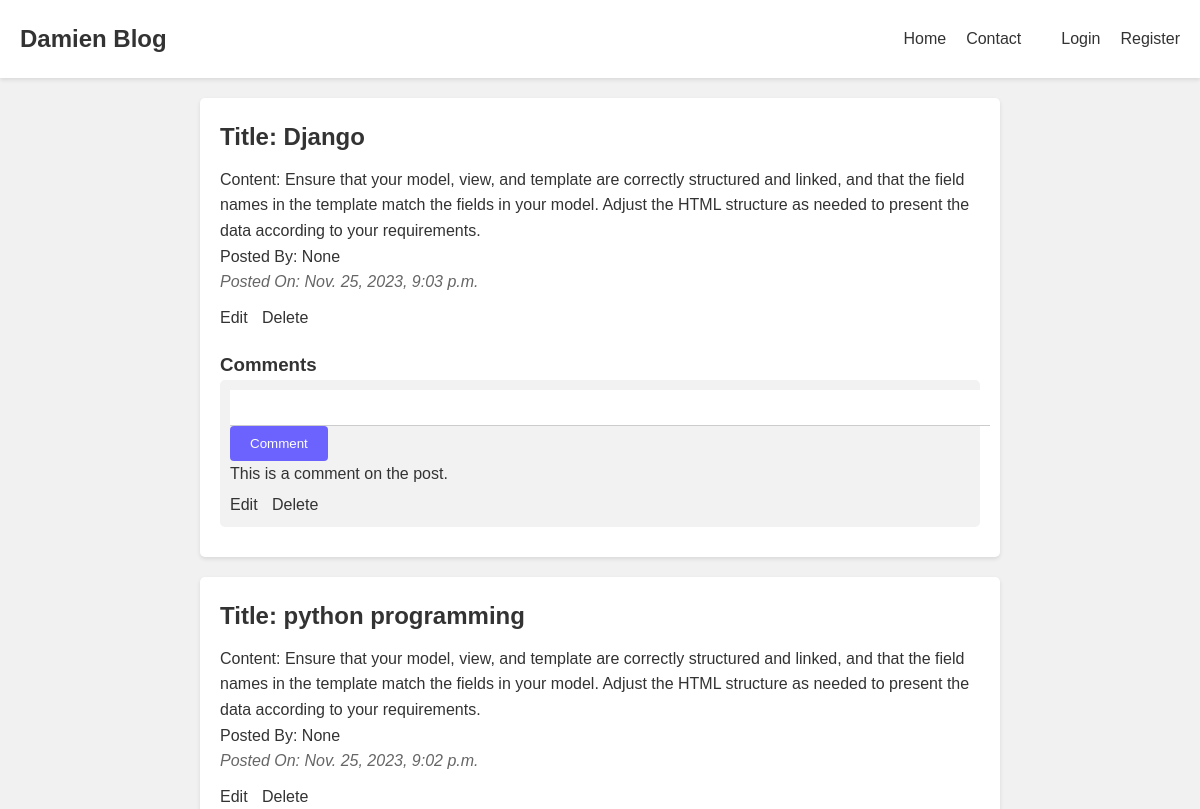
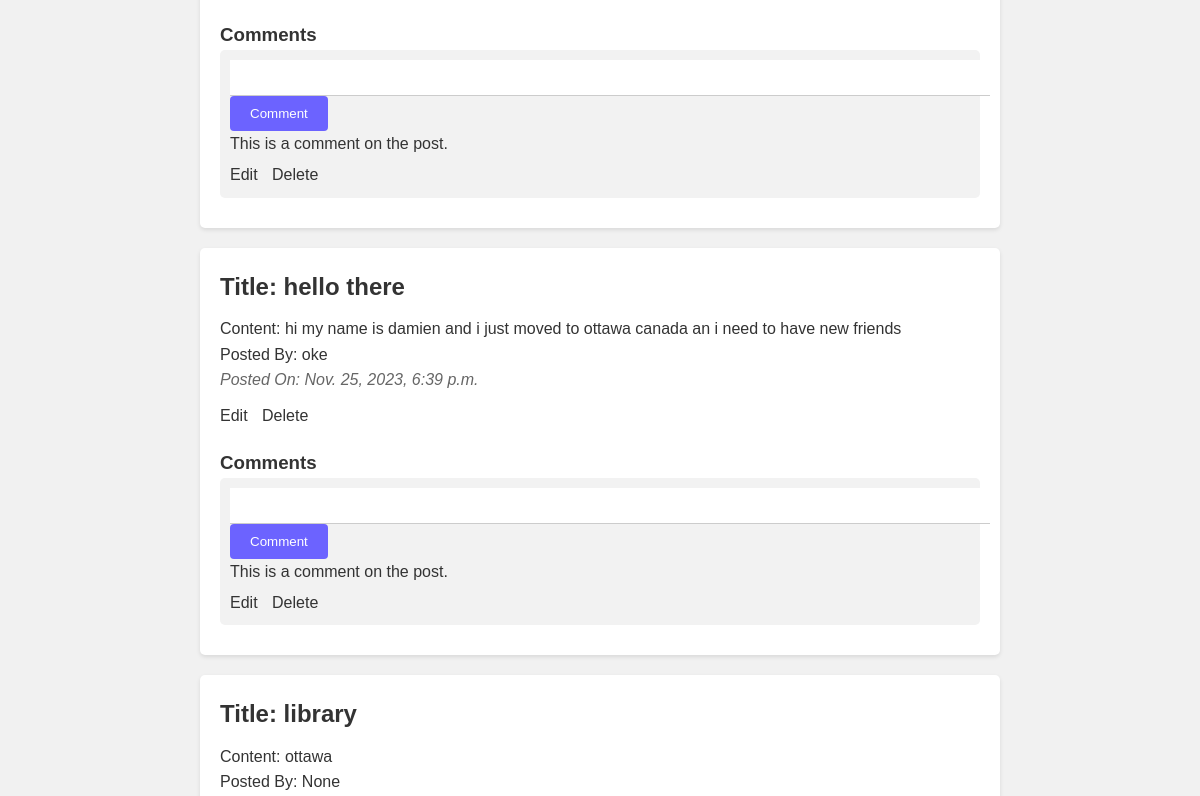
Before: / (upper part) with the older database file (2 pictures, top to bottom).
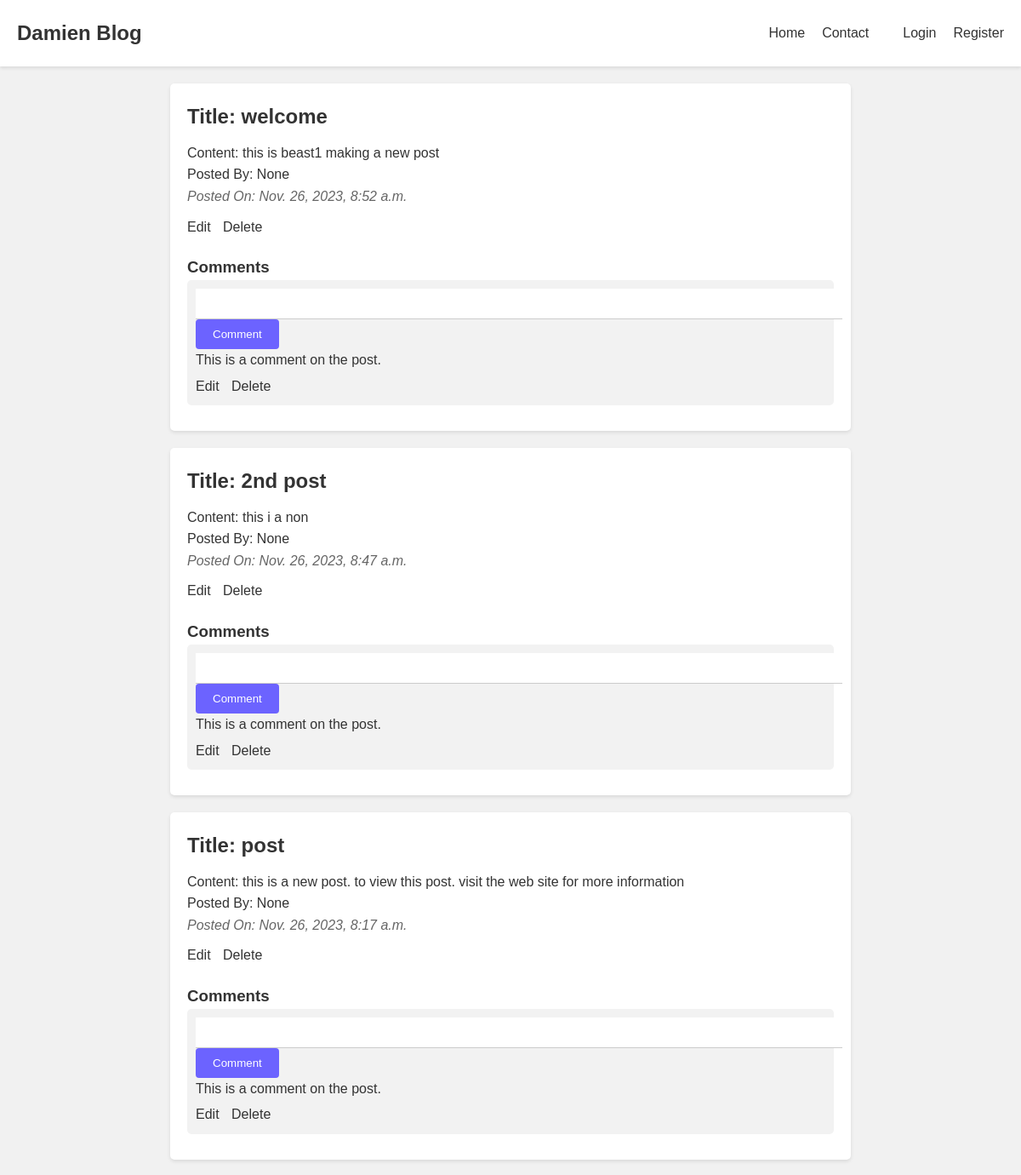
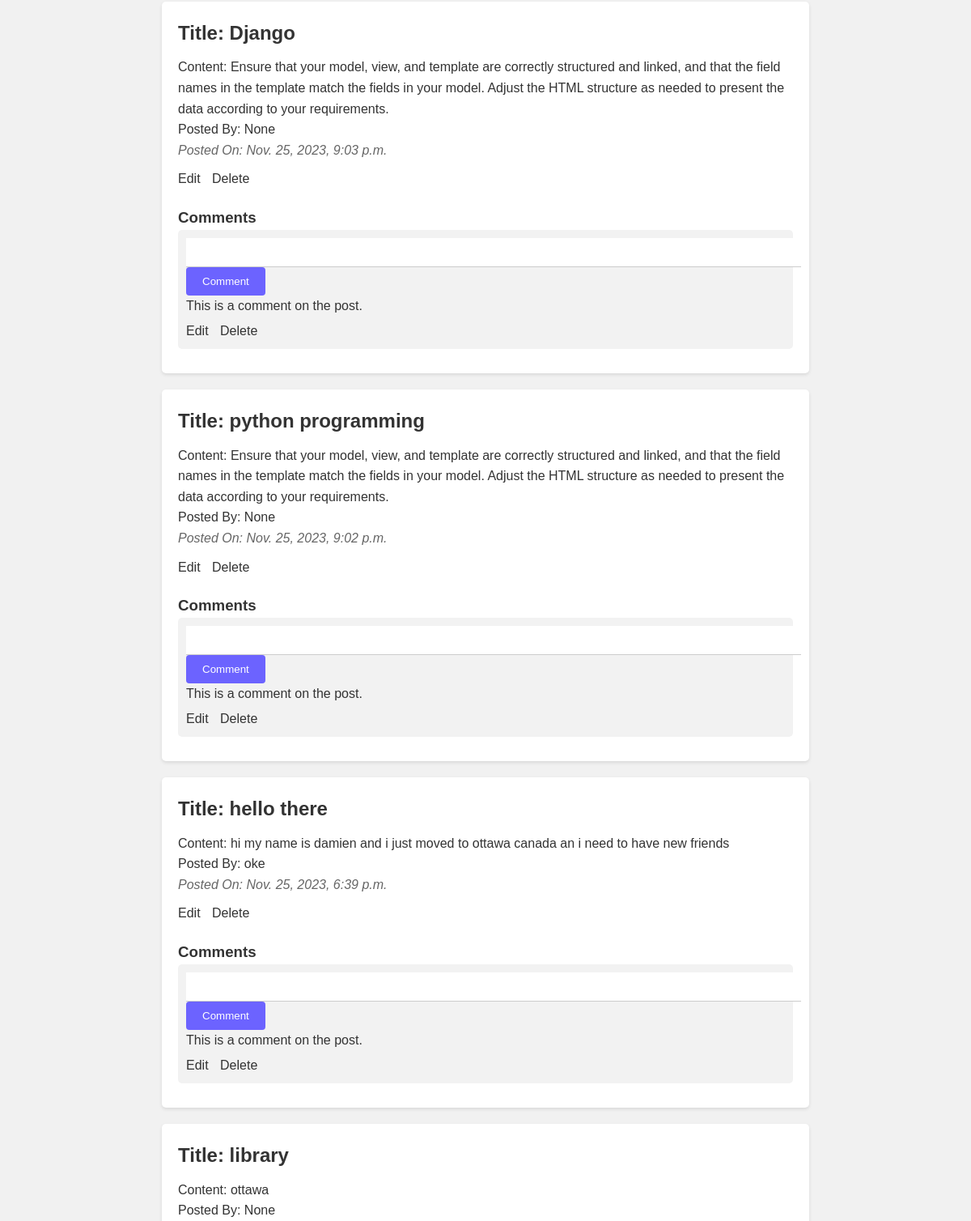
After: the same page with the newer database file (2 pictures, top to bottom).
### blog/models.py (models this page shows, shortened)
class Posts(models.Model):
    title = models.CharField(max_length=100)
    date = models.DateTimeField(auto_now_add=True)
    content = models.TextField()
    author = models.ForeignKey(User, on_delete=models.CASCADE, null=True)

### blog/views.py (the view)
# urls.py: path('', views.home, name='home'),
def home(request):
    datas = Posts.objects.all().order_by('-date')
    return render(request, 'blog/index.html', {'datas': datas})

### templates/blog/index.html
{% extends 'blog/base.html' %}
{% load static %}
{% block content %}
  <main>
        {% for item in datas %}
    <section class="posts">
      <article class="post">
        <h2 class="post-title">Title: {{item.title}}</h2>
        <p class="post-content">Content: {{item.content}}</p>
        <p class="post-content">Posted By: {{item.author}}</p>
        <p class="post-meta">Posted On: {{item.date}}</p>
        <div class="post-actions">
          <a href="#" class="post-action">Edit</a>
          <a href="{% url 'delete_post' item.pk %}" class="post-action">Delete</a>
        </div>
        <div class="comment-section">
          <h3>Comments</h3>
          <div class="comment">
            <input type="text" id="postTitle" name="postTitle" required>
            <button type="submit" class="btn">Comment</button>
            <p class="comment-content">This is a comment on the post.</p>
            <div class="comment-actions">
              <a href="#" class="comment-action">Edit</a>
              <a href="#" class="comment-action">Delete</a>
            </div>
          </div>
        </div>
      </article>
    </section>
    {% endfor %}
</main>
{% endblock %}

### templates/blog/base.html (shortened to what this page needs)
{% load static %}
<!DOCTYPE html>
<html lang="en">
<head>
  <link rel="stylesheet" href="{% static 'css/styles.css'%}">
</head>
<body>
<header>
    <nav>
      <div class="logo">
        <h1>Damien Blog</h1>
      </div>
      <ul class="nav-links">
        <li><a href="/">Home</a></li>
        <li><a href="#">Contact</a></li>
      <div class="user-auth">
        {% if not request.user.is_authenticated %}
        <a href="/login_page" class="auth-link">Login</a>
        <a href="/register_page" class="auth-link">Register</a>
      </div>
        {%else %}
        <a href="/logout_page" class="auth-link">Logout</a>
        <a href="/makepost" class="auth-link">make post</a>
        {%endif%}
    </nav>
  </header>
  {%block content%}
  {%endblock%}
</body>
</html>

### static/css/styles.css (style rules this page uses)
body, h1, h2, h3, p, ul, li { margin: 0; padding: 0; }
body { font-family: Arial, sans-serif; line-height: 1.6; background-color: #f8f8f8; color: #333; }
header { background-color: #fff; box-shadow: 0 2px 4px rgba(0, 0, 0, 0.1); padding: 20px; }
nav { display: flex; justify-content: space-between; align-items: center; }
.logo h1 { font-size: 24px; }
.nav-links { list-style: none; display: flex; }
.nav-links li { margin-right: 20px; }
.nav-links a { text-decoration: none; color: #333; }
.user-auth { display: flex; }
.auth-link { text-decoration: none; color: #333; margin-left: 20px; }
main { max-width: 800px; margin: 20px auto; padding: 0 20px; }
.post { background-color: #fff; border-radius: 5px; box-shadow: 0 2px 4px rgba(0, 0, 0, 0.1); padding: 20px; margin-bottom: 20px; }
.post-title { font-size: 24px; margin-bottom: 10px; }
.post-meta { color: #666; font-style: italic; margin-bottom: 10px; }
.post-actions { margin-top: 10px; }
.post-action { text-decoration: none; color: #333; margin-right: 10px; }
.comment-section { margin-top: 20px; }
.comment { background-color: #f2f2f2; padding: 10px; margin-bottom: 10px; border-radius: 5px; }
.comment-content { margin-bottom: 5px; }
.comment-actions { margin-top: 5px; }
.comment-action { text-decoration: none; color: #333; margin-right: 10px; }
body { margin: 0; font-family: Arial, sans-serif; background-color: #f1f1f1; }
input { width: 100%; padding: 10px; border: none; outline: none; border-bottom: 1px solid #ccc; transition: border-bottom-color 0.3s ease; }
.btn { background-color: #6c63ff; color: #fff; padding: 10px 20px; border: none; border-radius: 4px; cursor: pointer; transition: background-color 0.3s ease; }

Changed rows visible on the page:
added Posts: title "welcome", content "this is beast1 making a new post", author "None", date "Nov. 26, 2023, 8:52 a.m."
added Posts: title "2nd post", content "this i a non", author "None", date "Nov. 26, 2023, 8:47 a.m."
added Posts: title "post", content "this is a new post. to view this post. visit the web site for more information", author "None", date "Nov. 26, 2023, 8:17 a.m."
